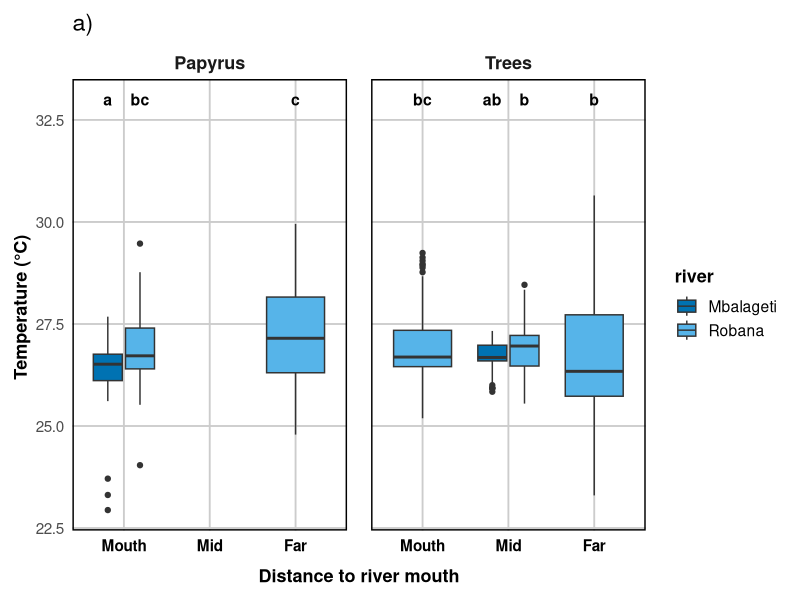
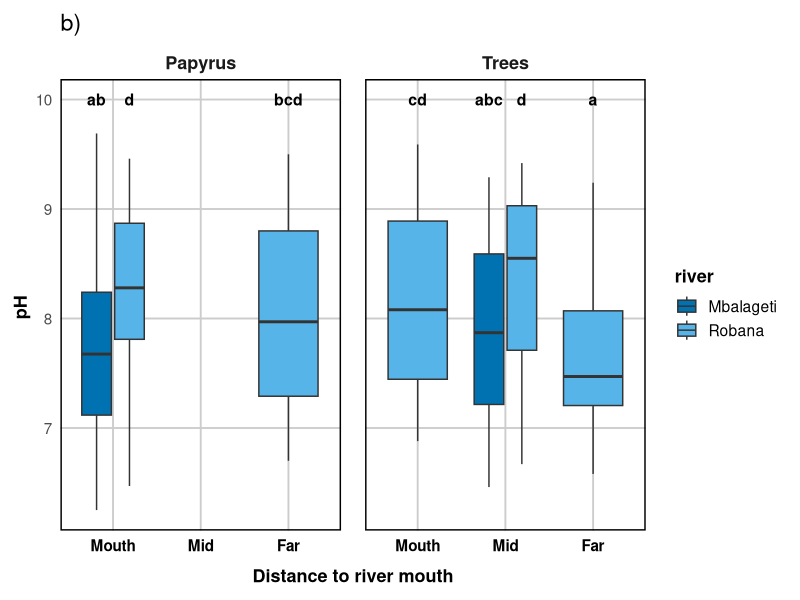
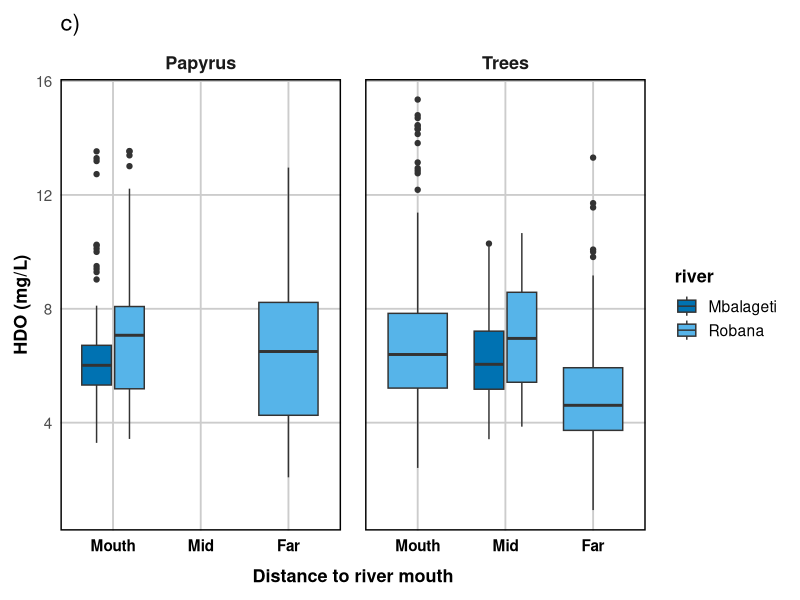
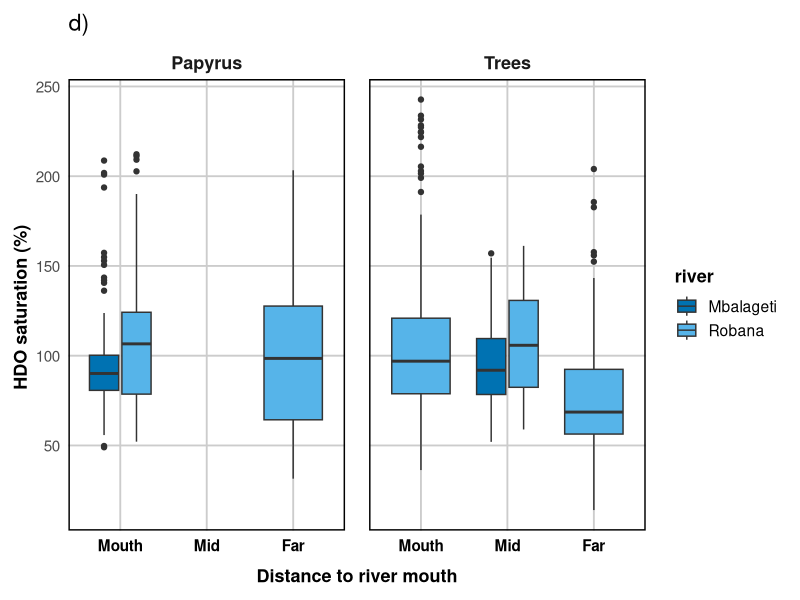
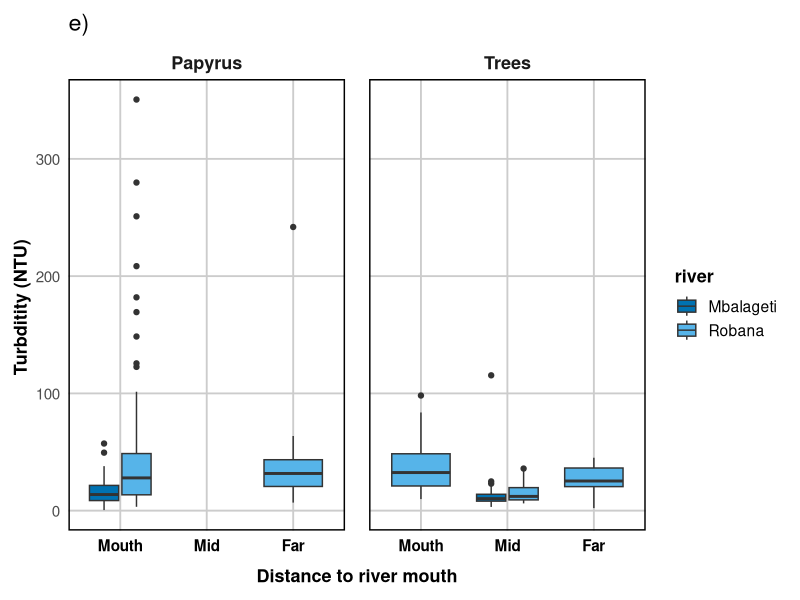
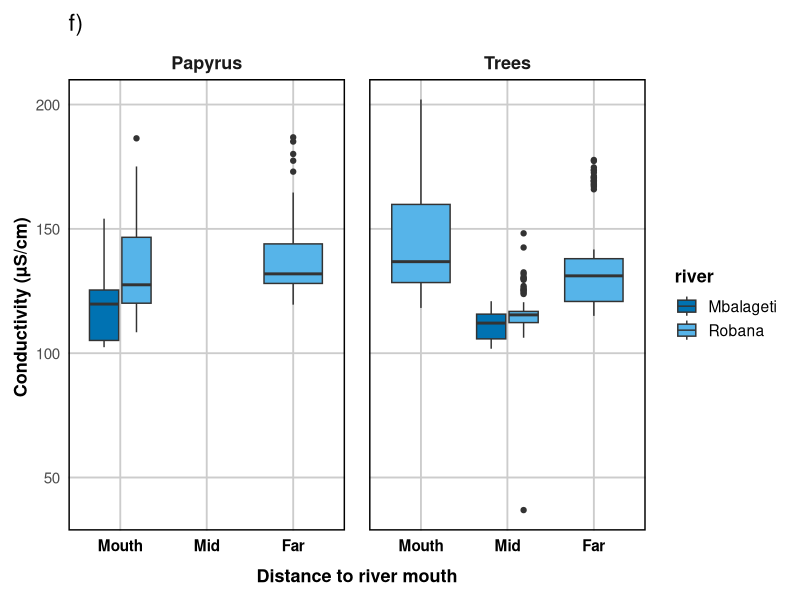
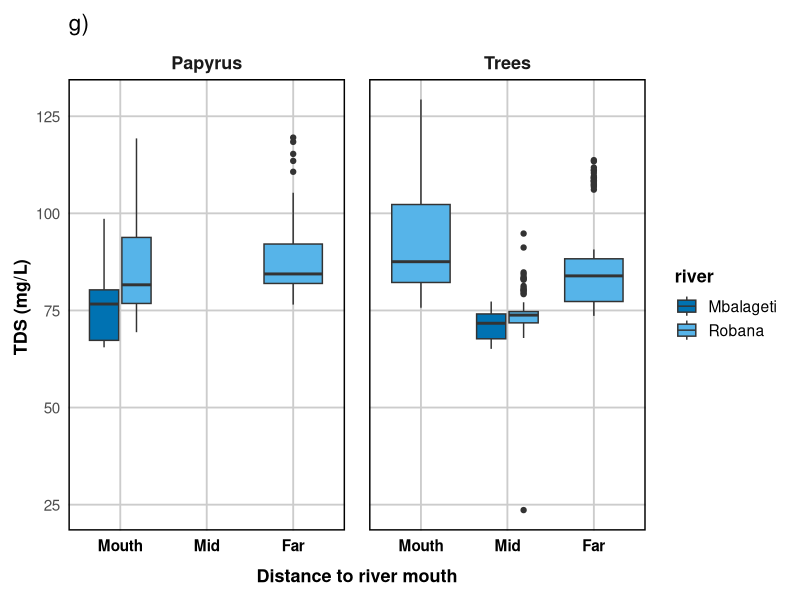
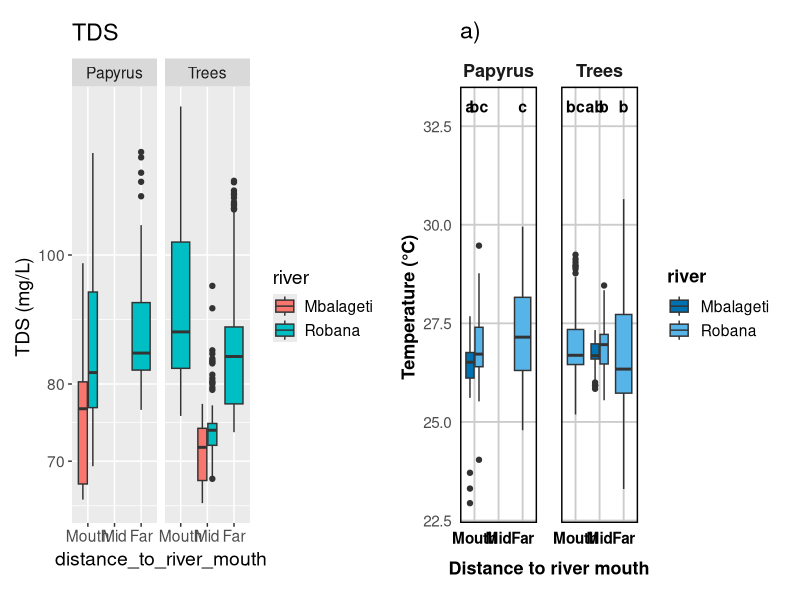

Source code (R) for these figures, in order:
rm(list = ls())

# load libraries
library(tidyverse)    # includes dplyr, ggplot2 and tidyr
library(lme4)         # for mixed models
library(lmerTest)     # for tests of significance of mixed-effects models
library(MASS)         # for negative binomial models
library(emmeans)      # pairwise comparison
library(patchwork)    # combine multiple ggplot2 plots into one layout
library(multcomp)     # registers cld() method for emmGrid
library(multcompView) # generates the letters

# load data_water
data_water <- read.csv("data_water.csv") |>
  dplyr::mutate(transect_date_time = paste(transect_ID, substr(date_time_end, 1, 6), substr(date_time_start, 12, 16), sep = " "))|>
  mutate(date=as.Date(date, format= "%d-%b-%Y"),
         habitat_detailed = case_when(
           transect_ID %in% c("pap_1", "pap_2") ~ "Papyrus Mbalageti Mouth",
           transect_ID %in% c("pap_3", "pap_4") ~ "Papyrus Robana Mouth",
           transect_ID %in% c("pap_5", "pap_6") ~ "Papyrus Robana Far",
           transect_ID %in% c("tree_1", "tree_2") ~ "Tree Mbalageti Mid",
           transect_ID %in% c("tree_3", "tree_4") ~ "Tree Robana Mid",
           transect_ID %in% c("tree_5", "tree_6") ~ "Tree Robana Mouth",
           transect_ID %in% c("tree_7", "tree_8") ~ "Tree Robana Far",
           TRUE ~ NA_character_),
         habitat_main = case_when(
           transect_ID %in% c("pap_1", "pap_2","pap_3", "pap_4","pap_5", "pap_6" ) ~ "Papyrus",
           transect_ID %in% c("tree_1", "tree_2","tree_3", "tree_4","tree_5", "tree_6","tree_7", "tree_8") ~ "Trees",
           TRUE ~ NA_character_),
         distance_to_river_mouth= case_when(
           transect_ID %in% c("pap_1", "pap_2", "pap_3", "pap_4", "tree_5", "tree_6") ~ "Mouth",
           transect_ID %in% c("tree_1", "tree_2", "tree_3", "tree_4") ~ "Mid",
           transect_ID %in% c("pap_5", "pap_6", "tree_7", "tree_8") ~ "Far"
         ),
         distance_to_river_mouth= factor(distance_to_river_mouth, levels= c("Mouth", "Mid", "Far")),
         habitat_detailed_2= case_when(
           transect_ID %in% c("pap_1", "pap_2") ~ "Mbalageti Mouth",
           transect_ID %in% c("pap_3", "pap_4","tree_5", "tree_6") ~ "Robana Mouth",
           transect_ID %in% c("pap_5", "pap_6","tree_7", "tree_8") ~ "Robana Far",
           transect_ID %in% c("tree_1", "tree_2") ~ "Mbalageti Mid",
           transect_ID %in% c("tree_3", "tree_4") ~ "Robana Mid",
           TRUE ~ NA_character_),
         river= case_when(
           transect_ID %in% c("pap_1", "pap_2", "tree_1", "tree_2") ~ "Mbalageti",
           transect_ID %in% c("pap_3", "pap_4", "pap_5", "pap_6", "tree_3", "tree_4","tree_5", "tree_6", "tree_7", "tree_8") ~ "Robana"
         ))
# from PCA script it is clear there are three outliers, which are rows 377, 622 and 740 t=from the water dataframe 
data_water <- data_water |>
  dplyr::slice(c(-377,-622, -740))

#### model Temperature ####
m1 <- lmer(temp ~ habitat_main * river * distance_to_river_mouth + (1 | transect_ID), data = data_water)
anova(m1)
# only river has a significant effect
summary(m1)
# significant higher temp at Robana *
# variance of transect_ID is very low

# try model without random effect of transect_ID
m1a <- lm(temp ~ habitat_main * river * distance_to_river_mouth, data = data_water)
anova (m1a)
# river has significant effect ***
# distance to river mouth significant *
# interaction habitat:river **
# interaction habitat:distance to river marginally
summary(m1a)
# Robana river significantly higher temp
# interaction between papyrus and Mbalageti --> lower temp
# Mbalageti mouth pap differs significantly from pap mouth Robana and pap far Robana

# likelihood ratio test to compare the linear mixed model and the fixed-effects model
anova(m1, m1a)
# AIC values of m1a is slightly lower, chisq is 0 and p=1 so no evidence to keep the random effect in the model

# pairwise comparison
emm <- emmeans(m1a, ~ river * distance_to_river_mouth * habitat_main, drop = TRUE)
pairs(emm)
# significant difference between Mbalageti mouth papyrus and Robana mouth papyrus
# significant difference between Mbalageti mouth papyrus and Robana far papyrus

# create letters
cld_dist <- cld(emm, Letters = letters)
cld_dist
letters_df <- as.data.frame(cld_dist)
letters_df <- letters_df |>
  mutate(y_pos = 33) |>
  mutate(group_label = gsub(" ", "", .group)) |>
  ungroup() |>
  drop_na()

plot1 <-ggplot(data_water, aes(x= distance_to_river_mouth, y=temp, fill= river))+
  geom_boxplot()+
  facet_grid(~habitat_main)+
  theme(text= element_text(size=14))+
  labs(x= "Distance to river mouth", y="Temperature (°C) ", title="a)")+
  scale_fill_manual(values = c(
    "Mbalageti" = "#0072B2",
    "Robana" = "#56B4E9"))+
  theme_minimal(base_size = 14) +
  geom_text(
    data = letters_df,
    aes(x = distance_to_river_mouth, y = y_pos, label = group_label, group= river),
    color = "black",
    size = 4,
    fontface = "bold",
    position = position_dodge(width = 0.75),
    inherit.aes = FALSE
  )+
  theme(
    axis.title = element_text(size = 13, face="bold"),
    axis.title.x = element_text(size = 13, face = "bold", margin = margin(t = 10)),
    axis.text.x = element_text(size = 11, face = "bold", color="black"), 
    axis.text = element_text(size = 11),
    legend.position = "right",
    legend.title = element_text(size = 13, face = "bold"),
    strip.text = element_text(size = 13, face = "bold"),
    panel.grid.major.x = element_line(color = "grey80", linetype = "solid"),
    panel.grid.major.y = element_line(color = "grey80", linetype = "solid"),
    panel.grid.minor = element_blank(),
    panel.spacing = unit(1.2, "lines"),
    panel.border = element_rect(color = "black", size = 1, fill = NA),
    plot.margin = margin(10, 10, 10, 10) 
  )
plot1


#### model for pH ####
m2 <- lmer(pH ~ habitat_main * river *distance_to_river_mouth + (1 | transect_ID), data = data_water)
anova(m2)
# significant effect of habitat *
# significant effect of river *
# significant effect of distance to river mouth ***
summary(m2)
# low variance of transect ID
# Robana river significantly higher pH 
# mid distance not significantly higher than mouth
# far distance significantly lower pH than mouth

# model wihtout random effects
m2a <- lm(pH ~ habitat_main * river * distance_to_river_mouth, data = data_water)
anova(m2a)
# river significant effect **
# distance to river mouth both significant effect ***
summary(m2a)
# Robana significantly higher pH
# far distance significanlty lower than mouth

# compare models with likelihood ratio test
anova(m2,m2a)
# p=1, AIC of m2a is slightly lower,so no evidence to keep the random effect in the model

# pairwise comparison
emm2 <- emmeans(m2a, ~ river * distance_to_river_mouth * habitat_main, drop = TRUE)
pairs(emm2)
# significant difference between Mbalageti mouth pap and Robana mouth far
# significant difference between Robana mouth pap and Robana far papyrus
# differencne between Robana mouth trees and Robana far trees
# Mbalageti Mid Trees - Robana Mid Trees 0.0038

# create letters
cld_dist2 <- cld(emm2, Letters = letters)
cld_dist2
letters_df2 <- as.data.frame(cld_dist2)
letters_df2 <- letters_df2 |>
  mutate(y_pos = 10) |>
  mutate(group_label = gsub(" ", "", .group)) |>
  ungroup() |>
  drop_na()

plot2 <-ggplot(data_water, aes(x= distance_to_river_mouth, y=pH, fill= river))+
  geom_boxplot()+
  facet_grid(~habitat_main)+
  theme(text= element_text(size=14))+
  #scale_y_log10()+
  labs(x= "Distance to river mouth",y="pH ", title="b)")+
  geom_text(
    data = letters_df2,
    aes(x = distance_to_river_mouth, y = y_pos, label = group_label, group= river),
    color = "black",
    size = 4,
    fontface = "bold",
    position = position_dodge(width = 0.75),
    inherit.aes = FALSE
  )+
  scale_fill_manual(values = c(
    "Mbalageti" = "#0072B2",
    "Robana" = "#56B4E9"))+
  theme_minimal(base_size = 14) +
  theme(
    axis.title = element_text(size = 13, face="bold"),
    axis.title.x = element_text(size = 13, face = "bold", margin = margin(t = 10)),
    axis.text.x = element_text(size = 11, face = "bold", color="black"), 
    axis.text = element_text(size = 11),
    legend.position = "right",
    legend.title = element_text(size = 13, face = "bold"),
    strip.text = element_text(size = 13, face = "bold"),
    panel.grid.major.x = element_line(color = "grey80", linetype = "solid"),
    panel.grid.major.y = element_line(color = "grey80", linetype = "solid"),
    panel.grid.minor = element_blank(),
    panel.spacing = unit(1.2, "lines"),
    panel.border = element_rect(color = "black", size = 1, fill = NA),
    plot.margin = margin(10, 10, 10, 10)
  )
plot2

#### model HDO ####
# papyrus
m3 <- lmer(HDO ~ habitat_main * river * distance_to_river_mouth + (1 | transect_ID), data = data_water)
anova (m3)
# significant effect of habitat *
# significant effect of river *
# significant effect distance to river mouth ***
summary(m3)
# significant higher HDO at Robana
# margianlly lower HDO at mid distance
# significantly lower HDO at far distance 
# variance of transect_ID is quite low

# model wihtout random effects
m3a <- lm(HDO ~ habitat_main * river * distance_to_river_mouth, data = data_water)
anova(m3a)
# distance to river mouth significant effect
summary(m3a)

# compare models 
anova(m3,m3a)
# m3a lower AIC and p=1 so no evidence to keep the random effect in the model

# pairwise comparison
emm3 <- emmeans(m3a, ~ river * distance_to_river_mouth * habitat_main, drop = TRUE)
pairs(emm3)

plot3 <-ggplot(data_water, aes(x= distance_to_river_mouth, y=HDO, fill= river))+
  geom_boxplot()+
  facet_grid(~habitat_main)+
  theme(text= element_text(size=14))+
  #scale_y_log10()+
  labs(x= "Distance to river mouth", y="HDO (mg/L)", title="c)")+
  scale_fill_manual(values = c(
    "Mbalageti" = "#0072B2",
    "Robana" = "#56B4E9"))+
  theme_minimal(base_size = 14) +
  theme(
    axis.title = element_text(size = 13, face="bold"),
    axis.title.x = element_text(size = 13, face = "bold", margin = margin(t = 10)),
    axis.text.x = element_text(size = 11, face = "bold", color="black"), 
    axis.text = element_text(size = 11),
    legend.position = "right",
    legend.title = element_text(size = 13, face = "bold"),
    strip.text = element_text(size = 13, face = "bold"),
    panel.grid.major.x = element_line(color = "grey80", linetype = "solid"),
    panel.grid.major.y = element_line(color = "grey80", linetype = "solid"),
    panel.grid.minor = element_blank(),
    panel.spacing = unit(1.2, "lines"),
    panel.border = element_rect(color = "black", size = 1, fill = NA),
    plot.margin = margin(10, 10, 10, 10)
  )
plot3

#### model HDO sat ####
m4 <- lmer(HDO_sat ~ habitat_main * river * distance_to_river_mouth + (1 | transect_ID), data = data_water)
anova(m4)
# significant effect of river *
# distance to river mouth significant effect **
summary(m4)
# quite some variation in transect_ID

# model wihtout random effects
m4a <- lm(HDO_sat ~ river + distance_to_river_mouth, data = data_water)
summary(m4a)

# compare models 
anova(m4,m4a)
# lower AIC for model m4 and p<0.05 so keep random effect in the model

# pairwise comparison
emm4 <- emmeans(m4, ~ river * distance_to_river_mouth * habitat_main, drop = TRUE)
pairs(emm4)

plot4 <-ggplot(data_water, aes(x= distance_to_river_mouth, y=HDO_sat, fill= river))+
  geom_boxplot()+
  facet_grid(~habitat_main)+
  theme(text= element_text(size=14))+
  #scale_y_log10()+
  labs(x= "Distance to river mouth", y="HDO saturation (%) ", title="d)")+
  scale_fill_manual(values = c(
    "Mbalageti" = "#0072B2",
    "Robana" = "#56B4E9"))+
  theme_minimal(base_size = 14) +
  theme(
    axis.title = element_text(size = 13, face="bold"),
    axis.title.x = element_text(size = 13, face = "bold", margin = margin(t = 10)),
    axis.text.x = element_text(size = 11, face = "bold", color="black"), 
    axis.text = element_text(size = 11),
    legend.position = "right",
    legend.title = element_text(size = 13, face = "bold"),
    strip.text = element_text(size = 13, face = "bold"),
    panel.grid.major.x = element_line(color = "grey80", linetype = "solid"),
    panel.grid.major.y = element_line(color = "grey80", linetype = "solid"),
    panel.grid.minor = element_blank(),
    panel.spacing = unit(1.2, "lines"),
    panel.border = element_rect(color = "black", size = 1, fill = NA),
    plot.margin = margin(10, 10, 10, 10)
  )
plot4

#### model Turbidity ####
# papyrus
m5 <- lmer(turb ~ habitat_main * river * distance_to_river_mouth + (1 | transect_ID), data = data_water)
anova(m5)
# river has a significant effect
summary(m5)
# significant higher turb at Robana *
# quite some variation in transect_ID

# check model wihtout random effects
m5a <- lm(turb ~ habitat_main * river * distance_to_river_mouth, data = data_water)
summary(m5a)
# Robana significantly higher turbidity
# mid distance not significantly lower turbidity than mouth
# far distance not significantly lower turbidity than mouth

# compare models 
anova(m5,m5a)
# p=1, difference in AIC is very small, so both models could be a good fit

# pairwise comparison
emm5 <- emmeans(m5a, ~ river * distance_to_river_mouth * habitat_main, drop = TRUE)
pairs(emm5)

plot5 <-ggplot(data_water |> filter(turb<2000),
               aes(x= distance_to_river_mouth, y=turb, fill= river))+
  geom_boxplot()+
  facet_grid(~habitat_main)+
  theme(text= element_text(size=14))+
  #scale_y_log10()+
  labs(x= "Distance to river mouth", y="Turbditity (NTU) ", title="e)")+
  scale_fill_manual(values = c(
    "Mbalageti" = "#0072B2",
    "Robana" = "#56B4E9"))+
  theme_minimal(base_size = 14) +
  theme(
    axis.title = element_text(size = 13, face="bold"),
    axis.title.x = element_text(size = 13, face = "bold", margin = margin(t = 10)),
    axis.text.x = element_text(size = 11, face = "bold", color="black"), 
    axis.text = element_text(size = 11),
    legend.position = "right",
    legend.title = element_text(size = 13, face = "bold"),
    strip.text = element_text(size = 13, face = "bold"),
    panel.grid.major.x = element_line(color = "grey80", linetype = "solid"),
    panel.grid.major.y = element_line(color = "grey80", linetype = "solid"),
    panel.grid.minor = element_blank(),
    panel.spacing = unit(1.2, "lines"),
    panel.border = element_rect(color = "black", size = 1, fill = NA),
    plot.margin = margin(10, 10, 10, 10)
  )
plot5
#### model Conductivity ####
m6 <- lmer(cond ~ habitat_main * river * distance_to_river_mouth + (1 | transect_ID), data = data_water)
anova(m6)
# significant effect of river *
# significant effect of distance to river mouth **
# interaction effect between habitat and distance to river mouth *
summary(m6)
# significant higher conductivity at Robana
# significant lower conductivity at mid distance compared to mouth
# no significant lower conductivity at far distance
# quite some variance between transect but more within transect

# model without random effects
m6a <- lm(cond ~ habitat_main * river * distance_to_river_mouth, data = data_water)
anova(m6a)
summary(m6a)
# Robana highly significant
# mid distance highly significant lower conductivity 
# far distance not significantly higher than mouth

# compare models 
anova(m6,m6a)
# AIC of the mixed model is little bit lower
# p <0.001 so keep the random effect

# pairwise comparison
emm6 <- emmeans(m6, ~ river * distance_to_river_mouth * habitat_main, drop = TRUE)
pairs(emm6)

plot6 <-ggplot(data_water, aes(x= distance_to_river_mouth, y=cond, fill= river))+
  geom_boxplot()+
  facet_grid(~habitat_main)+
  theme(text= element_text(size=14))+
  #scale_y_log10()+
  labs(x= "Distance to river mouth", y="Conductivity (µS/cm) ", title="f)")+
  scale_fill_manual(values = c(
    "Mbalageti" = "#0072B2",
    "Robana" = "#56B4E9"))+
  theme_minimal(base_size = 14) +
  theme(
    axis.title = element_text(size = 13, face="bold"),
    axis.title.x = element_text(size = 13, face = "bold", margin = margin(t = 10)),
    axis.text.x = element_text(size = 11, face = "bold", color="black"), 
    axis.text = element_text(size = 11),
    legend.position = "right",
    legend.title = element_text(size = 13, face = "bold"),
    strip.text = element_text(size = 13, face = "bold"),
    panel.grid.major.x = element_line(color = "grey80", linetype = "solid"),
    panel.grid.major.y = element_line(color = "grey80", linetype = "solid"),
    panel.grid.minor = element_blank(),
    panel.spacing = unit(1.2, "lines"),
    panel.border = element_rect(color = "black", size = 1, fill = NA),
    plot.margin = margin(10, 10, 10, 10)
  )
plot6


#### model for TDS ####
m7 <- lmer(TDS ~ habitat_main * river * distance_to_river_mouth + (1 | transect_ID), data = data_water)
anova(m7)
# significant effect of river *
# significant effect of distance to river mouth **
# interaction effect of habitat and distance to river mouth
summary(m7)
# significant higher TDS at Robana
# significant lower TDS at mid distance than mouth
# no significant higher TDS at far distance 

# model without random effect
m7a <- lm(TDS ~ habitat_main * river * distance_to_river_mouth, data = data_water)
anova(m7a)
# everything highly significant 
summary(m7a)
# compare models
anova(m7,m7a)
# AIC model m7 is lower, chisq is 81.8 and p<0.001, so keep the random effect in the model

# pairwise comparison
emm7 <- emmeans(m7, ~ river * distance_to_river_mouth * habitat_main, drop = TRUE)
pairs(emm7)

# plot TDS
plot7 <-ggplot(data_water,aes( x= distance_to_river_mouth, y= TDS, fill= river))+
  geom_boxplot()+
  facet_grid(~habitat_main)+
  theme(text= element_text(size=14))+
  #scale_y_log10()+
  labs(x= "Distance to river mouth", y="TDS (mg/L) ", title="g)")+
  scale_fill_manual(values = c(
    "Mbalageti" = "#0072B2",
    "Robana" = "#56B4E9"))+
  theme_minimal(base_size = 14) +
  theme(
    axis.title = element_text(size = 13, face="bold"),
    axis.title.x = element_text(size = 13, face = "bold", margin = margin(t = 10)),
    axis.text.x = element_text(size = 11, face = "bold", color="black"), 
    axis.text = element_text(size = 11),
    legend.position = "right",
    legend.title = element_text(size = 13, face = "bold"),
    strip.text = element_text(size = 13, face = "bold"),
    panel.grid.major.x = element_line(color = "grey80", linetype = "solid"),
    panel.grid.major.y = element_line(color = "grey80", linetype = "solid"),
    panel.grid.minor = element_blank(),
    panel.spacing = unit(1.2, "lines"),
    panel.border = element_rect(color = "black", size = 1, fill = NA),
    plot.margin = margin(10, 10, 10, 10)
  )
plot7

ggplot(data_water |>dplyr::filter(TDS>50), 
       aes( x= distance_to_river_mouth, y= TDS, fill= river))+
  geom_boxplot()+
  facet_grid(~habitat_main)+
  theme(text= element_text(size=14))+
  scale_y_log10()+
  labs(y="TDS (mg/L) ", title="TDS")+
  
  plot1
#### model for ORP ####
m8 <- lmer(ORP ~ habitat_main * river * distance_to_river_mouth + (1 | transect_ID), data = data_water)
anova(m8)
# significant effect of river
# significant effect of distance to river mouth
summary(m8)
# quite some variance between transects
# significant lower ORP at Robana
# no significant lower ORP at mid distance
# significant higher ORP at far distance

# model without random effect
m8a <- lm(ORP ~ habitat_main * river * distance_to_river_mouth, data = data_water)
anova(m8a)
# both river and distance to river mouth, highly significant
summary(m8a)
# significant lower ORP at Robana river
# significant higher ORP at distance mid
# significant higher ORP at distance far
anova(m8,m8a)
# p=0.16  and AIC values the same so keep the random effect in the model

plot8 <-ggplot(data_water,aes( x= distance_to_river_mouth, y= ORP, fill= river))+
  geom_boxplot()+
  facet_grid(~habitat_main)+
  theme(text= element_text(size=14))+
  #scale_y_log10()+
  labs(x= "Distance to river mouth", y="ORP (mV) ", title="h)")+
  scale_fill_manual(values = c(
    "Mbalageti" = "#0072B2",
    "Robana" = "#56B4E9"))+
  theme_minimal(base_size = 14) +
  theme(
    axis.title = element_text(size = 13, face="bold"),
    axis.title.x = element_text(size = 13, face = "bold", margin = margin(t = 10)),
    axis.text.x = element_text(size = 11, face = "bold", color="black"), 
    axis.text = element_text(size = 11),
    legend.position = "right",
    legend.title = element_text(size = 13, face = "bold"),
    strip.text = element_text(size = 13, face = "bold"),
    panel.grid.major.x = element_line(color = "grey80", linetype = "solid"),
    panel.grid.major.y = element_line(color = "grey80", linetype = "solid"),
    panel.grid.minor = element_blank(),
    panel.spacing = unit(1.2, "lines"),
    panel.border = element_rect(color = "black", size = 1, fill = NA),
    plot.margin = margin(10, 10, 10, 10)
  )
plot8

### make combined plot ####
# combine the plots into 1
combined_plot <- (
  plot1 | plot2 | plot3
) /
  (
    plot4 | plot5 | plot6
  ) /
  (
    plot7 | plot8 | plot_spacer()
  ) +
  plot_layout(
    widths = c(1, 1, 1),       
    heights = c(1, 1, 1),     
    guides = "collect"         
  ) &
  theme(
    plot.margin = margin(5, 5, 5, 5),
    legend.position = "bottom"
  )

print(combined_plot)
